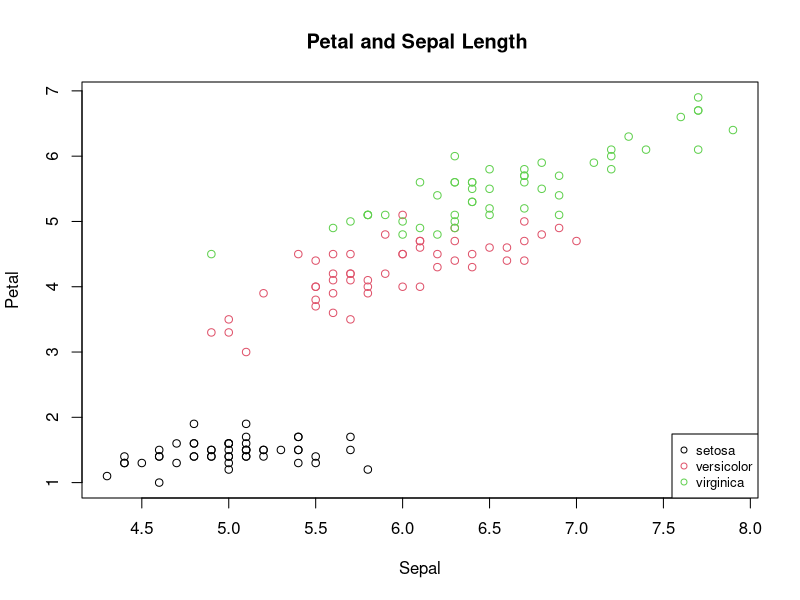
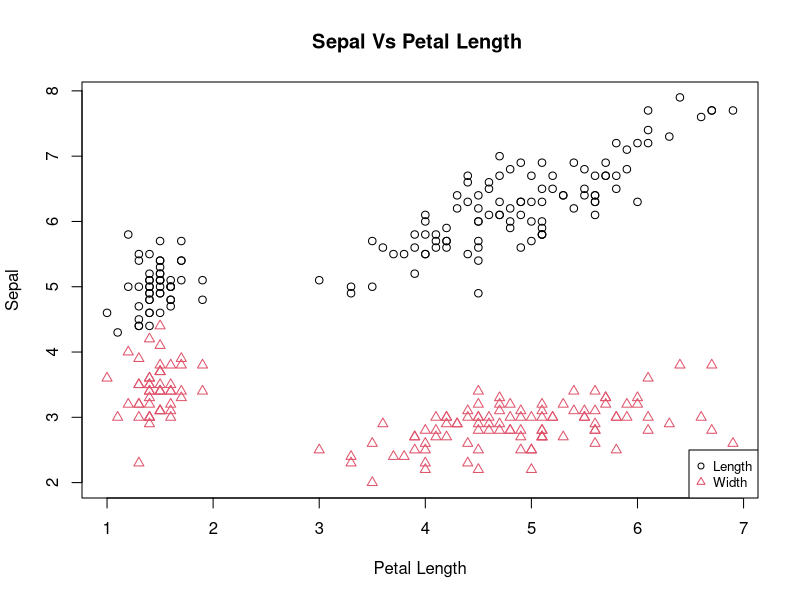
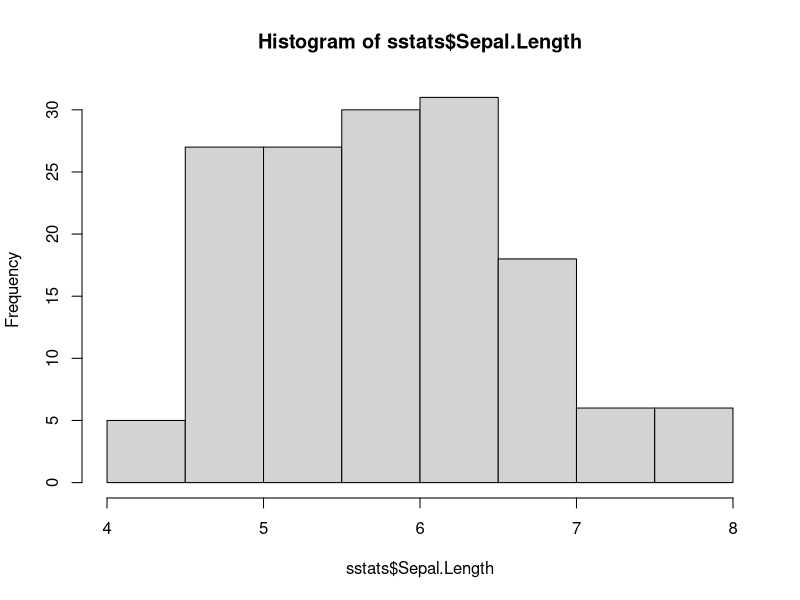
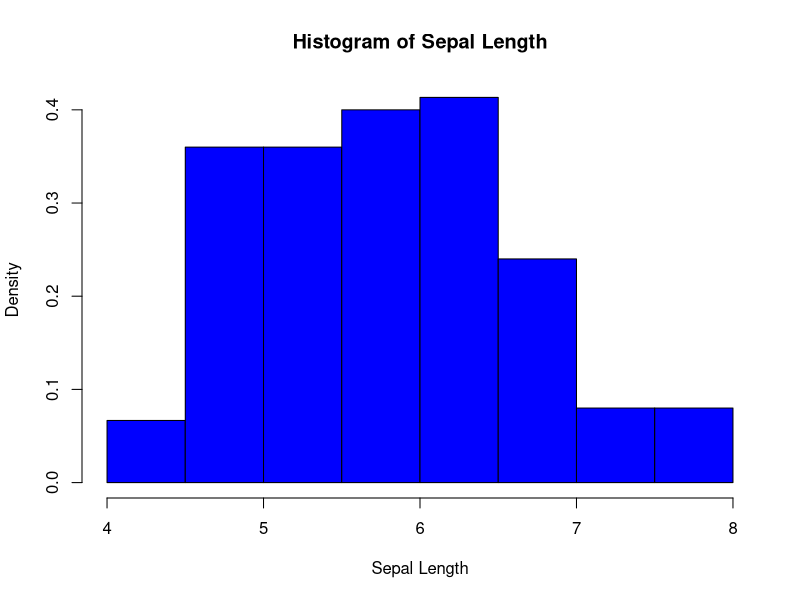
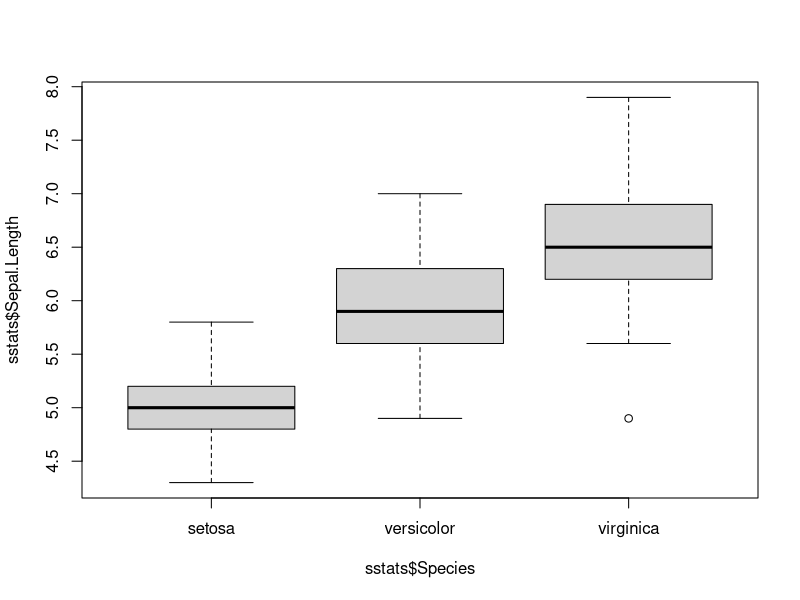
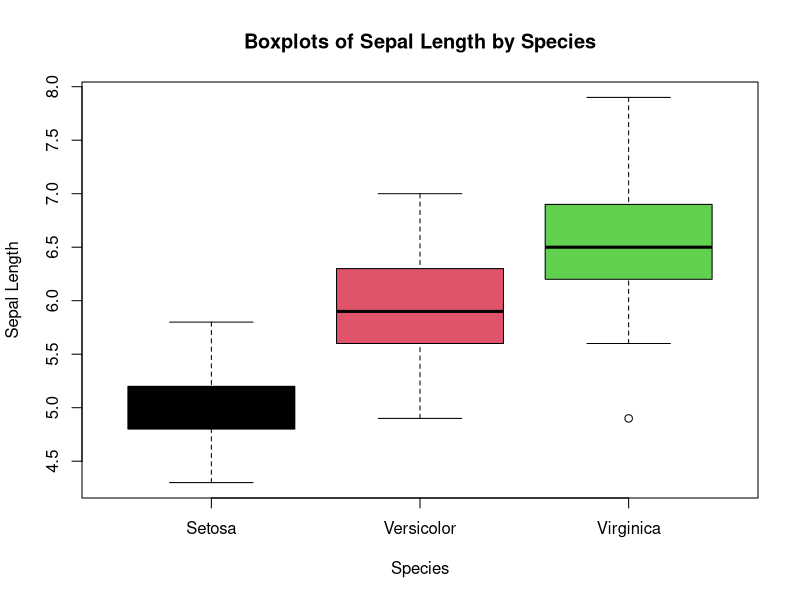
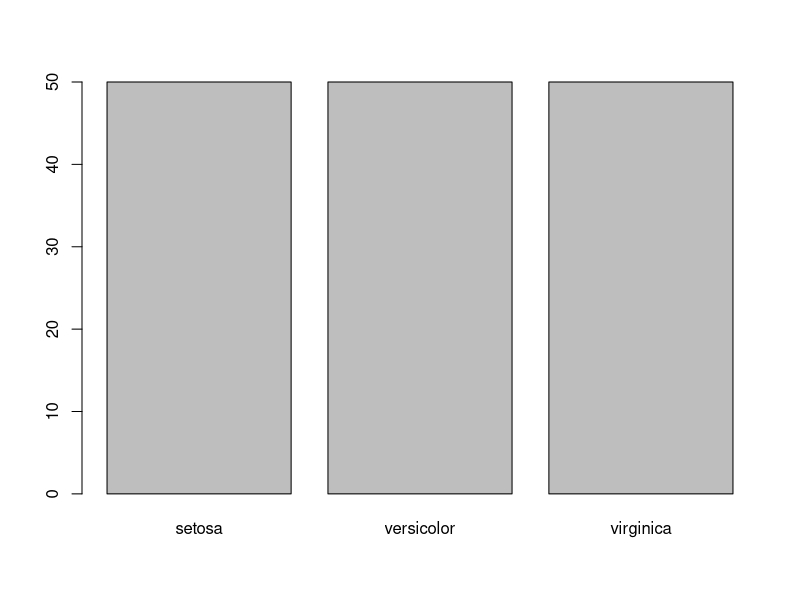
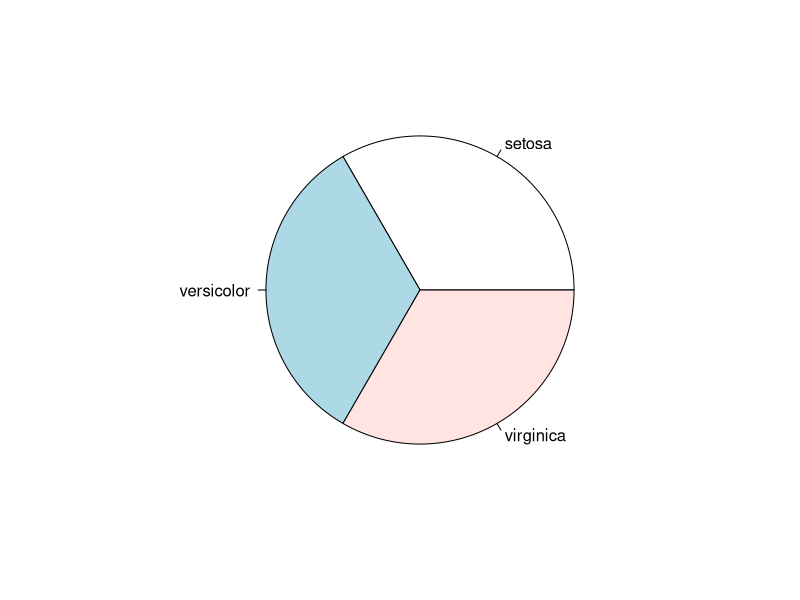

Write R code to recreate these figures, in order.
x <- c(4,3,-4,3)
sum(x)
exp(x)
median(x)
table(x)

abs(x)
x <- append(x, 2) ## ADD TOE ND OF VECTOR
cat(x) ##pRINT AGRS
diff(x)
y <- x
identical(x,y)
jitter(x) ## Add a small amount of noise to a numeric vector

ls() ### List objects of current environement
range(x)
rep(1,5)  
rev(x) ## Reverse
seq(1,10,0.4) #Sequence (1->10, spaced by 0.4)
sign(x)
sort(x)
order(x)
tolower("Hello")
toupper("Hello")

unique(x) ## Remove duplicate entries
vector(mode="logical",5)
rbind(x,y)
cbind(x,y)
?matrix
X <- matrix(x, nrow=6, ncol=2)
Y = cbind(X, c(1,1,5,1,1))

## Function to apply a function to the rows or columns of a matrix many times:
X 
Y
?apply
apply(X, MARGIN = 2, mean ) ## MARGIN=2 will get the mean of the columns
apply(Y, MARGIN = 1, mean ) ## MARGIN=1 will get the mean of the rows


## Can write functions:
myfunc <- function (arrg1,arg2,arg3){
  ## do something with arg1....
  ## return a value
}

a.simple.func <- function(arg1 = 0, arg2 = 0, arg3 = 1){ ##Can set the defaut values to sensible values, arg3 must be 1 to avoid div by zero error
  ## Warnings on errors
  if( arg3 == 0 ) stop( "arg3 gives division by zero" ) ## stops execution of the current expression and executes an error action
  # get ratios
  y1 <- arg1 / arg3
  y2 <- arg2 / arg3
  # make a return list
  ret <- list( ratios = c( y1,y2 ), denom = arg3)
  # return the list
  return( ret )
}
a.simple.func(4,6,2) ##Rerurns a list, the first item beng the ratios, the 2nd the denom
a.simple.func(4,6,2)$ratios
a.simple.func(4,6,2)$denom

# Write a function to take a vector and file name, plot a histogram to file in pdf
a.plot.func <- function( x = NULL, filename = NULL)
{
  if( is.null(x) | is.null( filename ) )
    stop("nn Give me decent arguments!")
  #plot the histogram
  hist( x )
  #print to file
  dev.copy2pdf( file = filename )
}

summary(X)
sd(X)
var(X)
range(x)
max(x)
min(x)
IQR(x)

table(X) # A frequency table of y can be obtained by table(y)
prop.table(X) # To get proportions in each category
100*prop.table( table(X) )# tO GET PROPORTIONS



sstats <- iris
summary(sstats)
# install.packages("psych")
library("psych") ## Need it for describeBy
describeBy(sstats$Sepal.Length, sstats$Species) # Descriptive statistics by group
species_tab <- table(sstats$Species)
prop.table(species_tab) ## Gives you proportion of each species


plot(sstats$Sepal.Length,sstats$Petal.Length,
     main="Petal and Sepal Length ",
     xlab="Sepal", ylab="Petal",
     col=sstats$Species )
legend('bottomright',
       legend = levels(sstats$Species),
       col = 1:3, cex = 0.8, pch = 1)



plot(sstats$Petal.Length,sstats$Sepal.Length,
     main="Sepal Vs Petal Length ",
     xlab="Petal Length", ylab="Sepal",
     col=1, pch=1,
     ylim =c(
       min(sstats$Sepal.Length,sstats$Sepal.Width),
       max(sstats$Sepal.Length,sstats$Sepal.Width)
     )
)
points(sstats$Petal.Length, sstats$Sepal.Width,
       col=2, pch=2
)
legend('bottomright', legend = c("Length", "Width"),
       col = 1:2, cex = 0.8, pch = 1:2
) 



hist(sstats$Sepal.Length)
hist(sstats$Sepal.Length, main="Histogram of Sepal Length", xlab="Sepal Length", col="blue",
     freq=FALSE)


boxplot(sstats$Sepal.Length~sstats$Species)
boxplot(sstats$Sepal.Length~sstats$Species, main="Boxplots of Sepal Length by Species",
        xlab="Species", ylab="Sepal Length", names=c("Setosa", "Versicolor", "Virginica"), col =1:3)


barplot(species_tab)
pie(species_tab)


par(mfrow=c(2,2)) ## Allows you to display 4 graphs (2x2)
hist(sstats$Sepal.Length)
hist(sstats$Sepal.Width)
barplot(species_tab)
pie(species_tab)

library(ggplot2)
ggplot(data=iris, aes(x=Sepal.Length, fill=Species)) +
  geom_density(alpha=0.5) +
  xlim(3.9,8.5) +
  theme_minimal()
